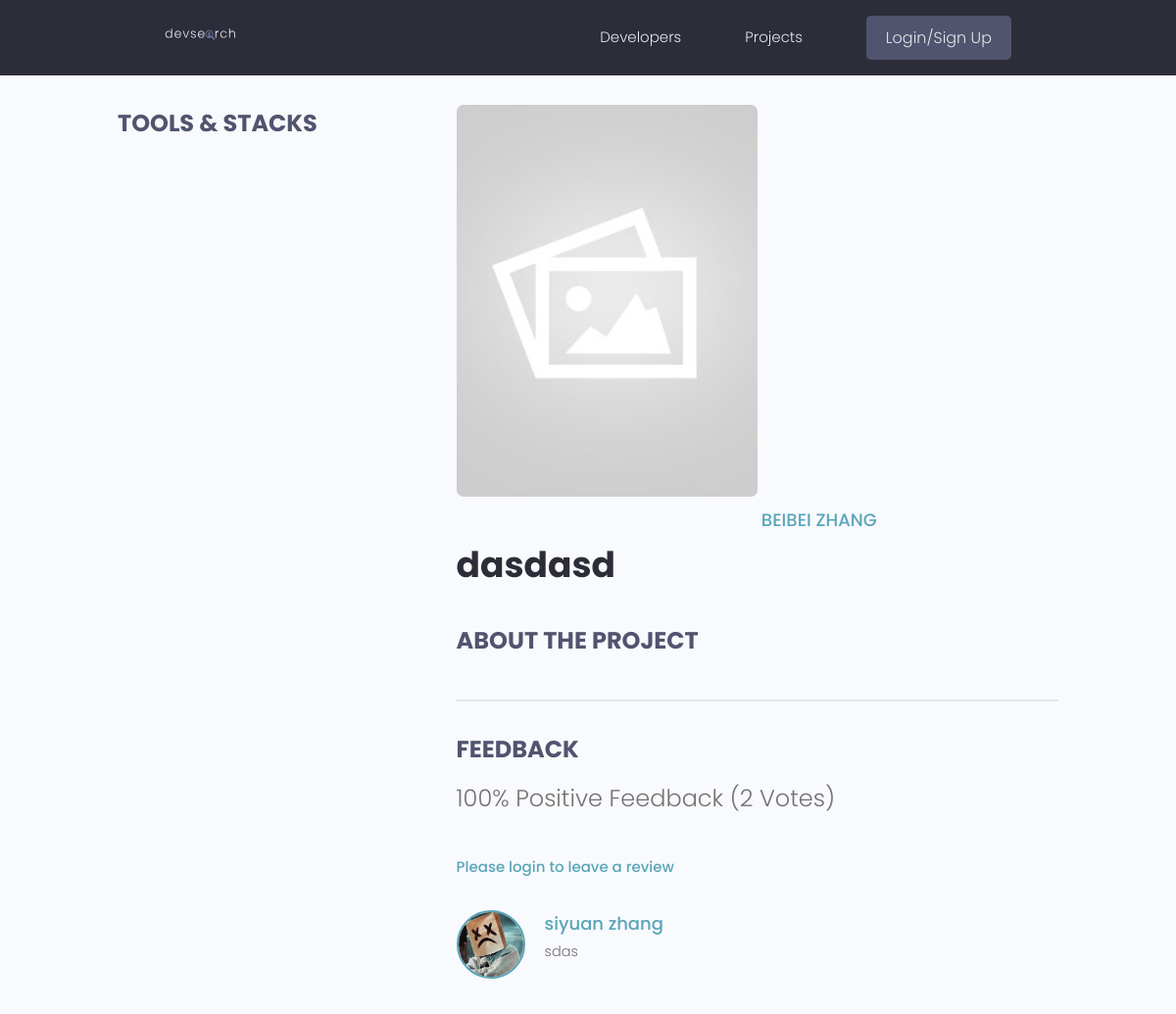
The page /projects/project/2769581f-7eec-45b7-aa0c-c1108d5acc6d/ on the database its author committed.
### projects/models.py (models this page shows, shortened)
class Project(models.Model):
    owner = models.ForeignKey(Profile,null=True,blank=True,on_delete=models.SET_NULL)
    title = models.CharField(max_length = 200)
    description = models.TextField(null=True, blank = True)
    demo_link = models.CharField(max_length = 2000,null=True, blank = True)
    featured_image = models.ImageField(null=True, blank = True,default="default.jpg")
    source_link = models.CharField(max_length = 2000,null=True, blank = True)
    tags = models.ManyToManyField('Tag',blank=True)
    vote_total = models.IntegerField(default=0,null=True,blank=True)
    vote_ratio = models.IntegerField(default=0,null=True,blank=True)
    created = models.DateTimeField(auto_now_add=True)
    id = models.UUIDField(default=uuid.uuid4,unique=True,primary_key=True,editable=False)
    @property
    def imageURL(self):
        try:
            url = self.featured_image.url
        except:
            url = ''
        return url
    @property
    def reviewers(self):
        queryset = self.review_set.all().values_list('owner__id',flat =True)
        return queryset
    class Meta:
        ordering = ['-vote_ratio','-vote_total','title']

class Review(models.Model):
    VOTE_TYPE = (
        ('up','up vote'),
        ('down','down vote')
    )
    owner = models.ForeignKey(Profile,on_delete=models.CASCADE,null = True)
    project = models.ForeignKey(Project,on_delete = models.CASCADE)
    body = models.TextField(null=True, blank = True)
    value = models.CharField(max_length=200,choices=VOTE_TYPE)
    created = models.DateTimeField(auto_now_add=True)
    id = models.UUIDField(default=uuid.uuid4,unique=True,primary_key=True,editable=False)
    class Meta:
        unique_together = [['owner','project']]

### users/models.py (models this page shows, shortened)
class Profile(models.Model):
    user = models.OneToOneField(
        User, on_delete=models.CASCADE, null=True, blank=True)
    name = models.CharField(max_length=200, blank=True, null=True)
    email = models.EmailField(max_length=500, blank=True, null=True)
    username = models.CharField(max_length=200, blank=True, null=True)
    location = models.CharField(max_length=200, blank=True, null=True, default="Earth")
    short_intro = models.CharField(max_length=200, blank=True, null=True, default="This is a default bio. User has not added a bio yet.")
    bio = models.TextField(blank=True, null=True)
    profile_image = models.ImageField(
        null=True, blank=True, upload_to='profiles/', default="profiles/user-default.png")
    social_github = models.CharField(max_length=200, blank=True, null=True)
    social_twitter = models.CharField(max_length=200, blank=True, null=True)
    social_linkedin = models.CharField(max_length=200, blank=True, null=True)
    social_youtube = models.CharField(max_length=200, blank=True, null=True)
    social_website = models.CharField(max_length=200, blank=True, null=True)
    created = models.DateTimeField(auto_now_add=True)
    id = models.UUIDField(default=uuid.uuid4, unique=True,
                          primary_key=True, editable=False)
    class Meta:
        ordering = ['created']

### projects/views.py (the view, shortened to what this page needs)
# urls.py: path('project/<str:pk>/', views.project, name='project'),
def project(req,pk):
    projectObj = Project.objects.get(id=pk)
    form = ReviewForm()
    return render(req,'projects/single_project.html',{'project':projectObj,'form':form})

### projects/templates/projects/single_project.html (shortened to what this page needs)
{% extends 'main.html' %}
{% block content %}
<main class="singleProject my-md">
    <div class="container">
        <div class="layout">
            <div class="column column--1of3">
                <h3 class="singleProject__subtitle">Tools & Stacks</h3>
            </div>
            <div class="column column--2of3">
                <img class="singleProject__preview" src="{{ project.imageURL }}" alt="portfolio thumbnail" />
                <a href="{% url 'user-profile' project.owner.id  %}"
                    class="singleProject__developer">{{project.owner.name}}</a>
                <h2 class="singleProject__title">{{project.title}}</h2>
                <h3 class="singleProject__subtitle">About the Project</h3>
                <div class="comments">
                    <h3 class="singleProject__subtitle">Feedback</h3>
                    <h5 class="project--rating">
                        {{project.vote_ratio}}% Positive Feedback ({{project.vote_total}}
                        Vote{{project.vote_total|pluralize:"s"}})
                    </h5>
                    {% if request.user.profile.id in project.reviewers %}
                    <p>You have already submitted your review for this project</p>
                    {% elif request.user.profile == project.owner %}
                    <p>You cannot review your own work</p>
                    {% else %}
                    <a href="{% url 'login' %}?next={{request.path}}">Please login to leave a review</a>
                    {% endif %}
                    <div class="commentList">
                        {% for review in project.review_set.all %}
                        {% if review.body %}
                        <div class="comment">
                            <a href="{% url 'user-profile' review.owner.id  %}">
                                <img class="avatar avatar--md" src="{{review.owner.profile_image.url}}" alt="user" />
                            </a>
                            <div class="comment__details">
                                <a href="{% url 'user-profile' review.owner.id  %}"
                                    class="comment__author">{{review.owner.name}}</a>
                                <p class="comment__info">{{review.body|linebreaksbr}}</p>
                            </div>
                        </div>
                        {% endif %}
                        {% endfor %}
                    </div>
                </div>
            </div>
        </div>
    </div>
</main>
{% endblock %}

### static/styles/app.css (style rules this page uses)
:root { --color-sub: #2d2d39; }
img { width: 50%; }
.singleProject .column--1of3 { order: 2; }
@media screen and (min-width: 1081px) { .singleProject .column--1of3 { order: 1; } }
@media screen and (min-width: 1081px) { .singleProject .column--2of3 { order: 2; } }
.singleProject__preview { height: 50vh; object-fit: cover; object-position: top center; margin-bottom: 3rem; border-radius: 0.7rem; }
.singleProject__developer { font-size: 1.8rem; font-weight: 500; }
.singleProject__title { font-size: 3.6rem; font-weight: 700; color: var(--color-sub); margin-bottom: 3rem; }
.project--rating { margin-bottom: 1.6em; margin-top: .5em; }
.singleProject__subtitle { text-transform: uppercase; font-size: 2.4rem; font-weight: 700; color: var(--color-sub-light); margin-bottom: 1rem; }
.comments { margin-top: 4rem; padding-top: 3rem; border-top: 2px solid var(--color-light); }
.commentList { margin: 3rem 0; }
.comment { display: flex; gap: 2rem; }
.comment__author { font-size: 1.8rem; }
.comment__info { font-size: 1.45rem; }

### static/uikit/styles/modules/_variables.css (style rules this page uses)
:root { --color-main: #5aa5b9; --color-main-light: #e6faff; --color-sub: #3f4156; --color-sub-light: #51546e; --color-sub-lighter: #ededfd; --color-text: #737373; --color-gray: #8b8b8b; --color-light: #e5e7eb; --color-light-gray: #767676; --color-bg: #f8fafd; --color-white: #fffefd; --color-white-light: #f3f3f3; --color-success: #359e64; --color-success-bg: #def8e8; --color-error: #fc4b0b; --color-error-bg: #fff2ee; --font-base: 'Poppins', arial, helvetica, 'Segoe UI', roboto, ubuntu, sans-serif; --font-monospace: 'Fira Code', 'Courier New', courier, monospace; --font-regular: 300; --font-medium: 500; --font-bold: 700; --generic-shadow: 1px 1px 5px #00000010; --generic-transition: all 0.3s ease-in-out; }

### static/uikit/styles/modules/_base.css (style rules this page uses)
* { margin: 0; padding: 0; box-sizing: border-box; text-rendering: optimizeLegibility; color: inherit; font-size: inherit; }
html { font-size: 50%; }
@media only screen and (min-width: 480px) { html { font-size: 56.25%; } }
@media only screen and (min-width: 1200px) { html { font-size: 62.5%; } }
body { line-height: 1.6; font-weight: 400; font-size: 1.5rem; color: var(--color-text); background-color: var(--color-bg); min-height: 100vh; }

### static/uikit/styles/modules/_typography.css (style rules this page uses)
* { font-family: var(--font-base); }
h2 { font-size: 3.6rem; font-weight: var(--font-bold); }
h3 { font-size: 3.2rem; font-weight: var(--font-medium); }
h5 { font-size: 2.4rem; font-weight: var(--font-medium); }
h5, h6 { font-weight: var(--font-regular); }
p, span, strong { font-size: 1.6rem; color: var(--color-text); font-weight: var(--font-regular); }
a { padding-bottom: 2px; text-decoration: none; display: inline-block; color: var(--color-main); font-weight: var(--font-medium); }

### static/uikit/styles/modules/_utilities.css (style rules this page uses)
.container { width: 92%; max-width: 165rem; margin: 0 auto; box-sizing: border-box; }
@media screen and (min-width: 1000px) { .container { width: 90%; } }
@media screen and (min-width: 1200px) { .container { width: 80%; } }
.my-md { margin: 3rem auto; }

### static/uikit/styles/modules/_avatar.css (style rules this page uses)
.avatar { border-radius: 50%; border: 2px solid var(--color-main); object-fit: cover; }
.avatar--md { height: 7rem; width: 7rem; }

### static/uikit/styles/modules/_layout.css (style rules this page uses)
.layout { display: flex; flex-flow: row wrap; justify-content: space-between; }
.layout > .column { margin-bottom: 3rem; }
.layout > .column.column--1of3 { flex-basis: 30%; }
.layout > .column.column--2of3 { flex-basis: 64%; }

### rows shown on the page
Project: imageURL (placeholder picture), owner.name "BEIBEI ZHANG", title "dasdasd", vote_ratio "100", vote_total "2"
Review: owner.profile_image (picture), owner.name "siyuan zhang", body "sdas"
